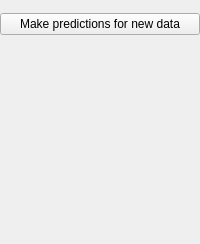
    <widget class="QWidget" name="widget_11" native="true">
     <layout class="QGridLayout" name="gridLayout_6">
      <property name="leftMargin">
       <number>0</number>
      </property>
      <property name="topMargin">
       <number>0</number>
      </property>
      <property name="rightMargin">
       <number>0</number>
      </property>
      <property name="bottomMargin">
       <number>0</number>
      </property>
      <property name="verticalSpacing">
       <number>0</number>
      </property>
      <item row="0" column="0">
       <widget class="QWidget" name="widget_10" native="true">
        <property name="sizePolicy">
         <sizepolicy hsizetype="Preferred" vsizetype="Preferred">
          <horstretch>0</horstretch>
          <verstretch>0</verstretch>
         </sizepolicy>
        </property>
        <layout class="QGridLayout" name="gridLayout_5">
         <property name="leftMargin">
          <number>0</number>
         </property>
         <property name="topMargin">
          <number>13</number>
         </property>
         <property name="rightMargin">
          <number>0</number>
         </property>
         <property name="bottomMargin">
          <number>3</number>
         </property>
         <item row="2" column="0">
          <widget class="AnovaModelWidget" name="modelTerms" native="true">
           <property name="sizePolicy">
            <sizepolicy hsizetype="Expanding" vsizetype="Preferred">
             <horstretch>0</horstretch>
             <verstretch>0</verstretch>
            </sizepolicy>
           </property>
           <property name="minimumSize">
            <size>
             <width>0</width>
             <height>200</height>
            </size>
           </property>
          </widget>
         </item>
         <item row="1" column="0">
          <widget class="ExpanderButton" name="expanderModel">
           <property name="sizePolicy">
            <sizepolicy hsizetype="Expanding" vsizetype="Preferred">
             <horstretch>0</horstretch>
             <verstretch>0</verstretch>
            </sizepolicy>
           </property>
           <property name="text">
            <string>Make predictions for new data</string>
           </property>
          </widget>
         </item>
        </layout>
       </widget>
      </item>
     </layout>
    </widget>
